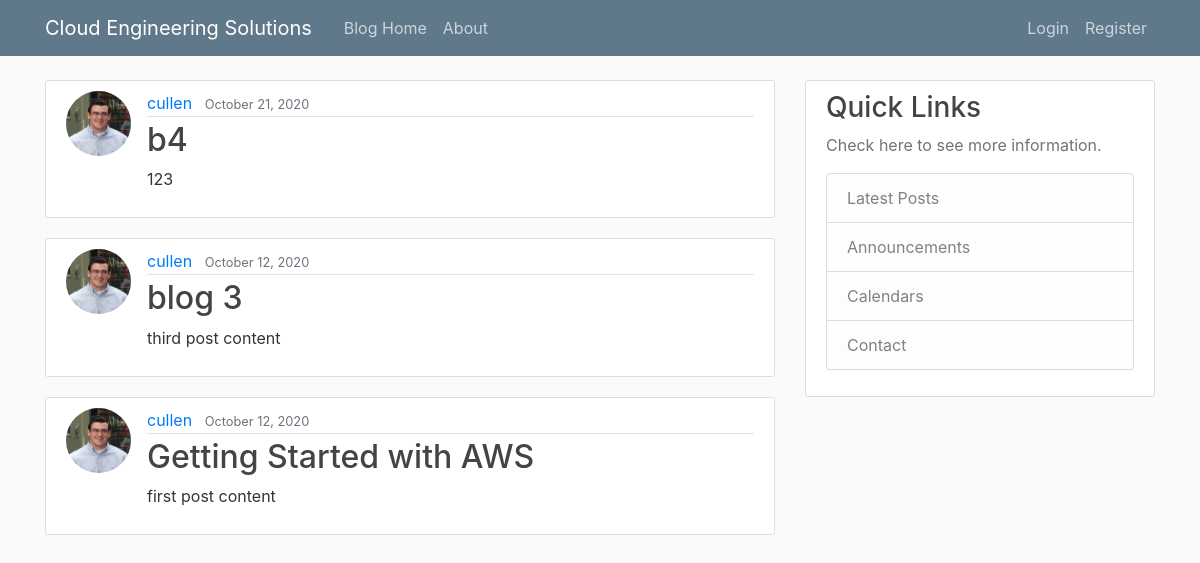
The app's page /, older data.
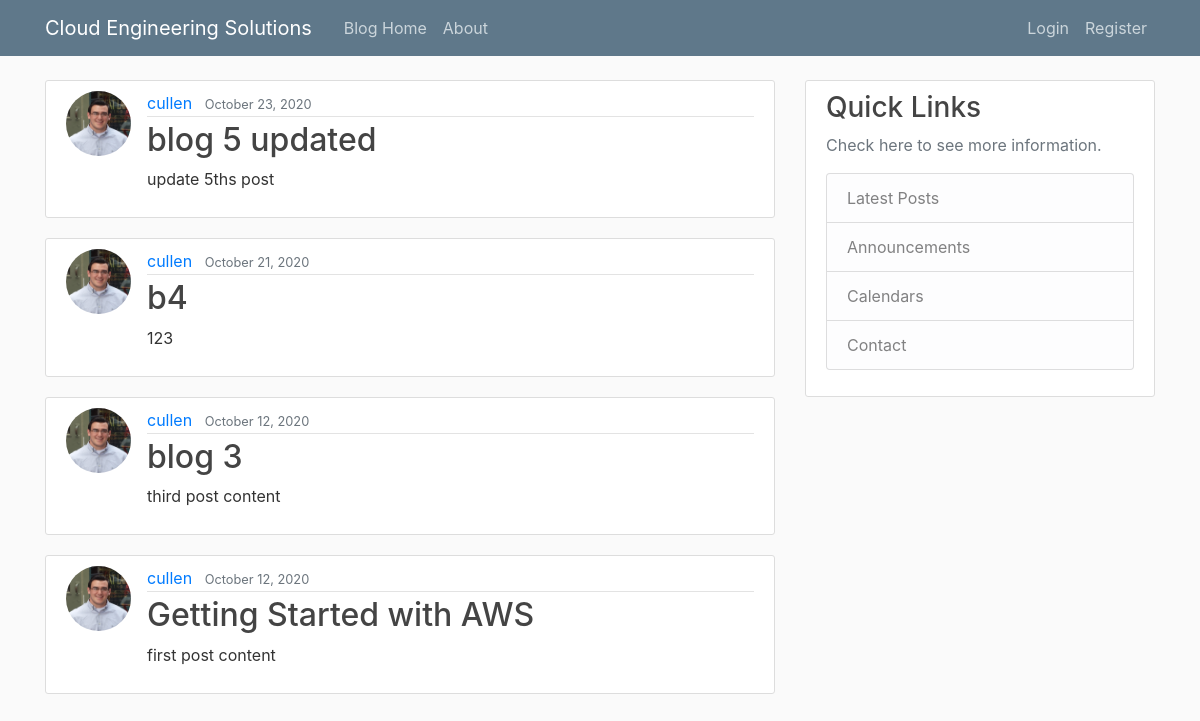
The same page, newer data.
### blog/models.py (models this page shows, shortened)
class Post(models.Model):
    title = models.CharField(max_length=100)
    content = models.TextField()
    date_posted = models.DateTimeField(default=timezone.now)
    author = models.ForeignKey(User, on_delete=models.CASCADE)

### users/models.py (models this page shows, shortened)
class Profile(models.Model):
    user = models.OneToOneField(User, on_delete=models.CASCADE)
    image = models.ImageField(default='default.jpg', upload_to='profile_pics')

### blog/views.py (the view)
# urls.py: path('', PostListView.as_view(), name='blog-home'),
class PostListView(ListView):
    model = Post
    template_name = 'blog/home.html' # <app>/<model>_<viewtype>.html
    context_object_name = 'posts' #setting attribtue equal to posts in home function
    ordering = ['-date_posted']
    paginate_by = 5

### blog/templates/blog/home.html (shortened to what this page needs)
{% extends "blog/base.html"%}
{%block content %}
    {% for post in posts%}
        <article class="media content-section">
            <img class="rounded-circle article-img" src="{{ post.author.profile.image.url }}" alt="">
            <div class="media-body">
            <div class="article-metadata">
                <a class="mr-2" href="{% url 'user-posts' post.author.username %}">{{ post.author }}</a>
                <small class="text-muted">{{ post.date_posted|date:'F d, Y' }}</small>
            </div>
            <h2><a class="article-title" href="{% url 'post-detail' post.id %}">{{ post.title }}</a></h2>
            <p class="article-content">{{ post.content }}</p>
            </div>
        </article>
    {% endfor %}
{% endblock content%}

Row changes from the older to the newer data that the page shows:
added Post: author.profile.image (picture), author "cullen", date_posted "October 23, 2020", title "blog 5 updated", content "update 5ths post"
